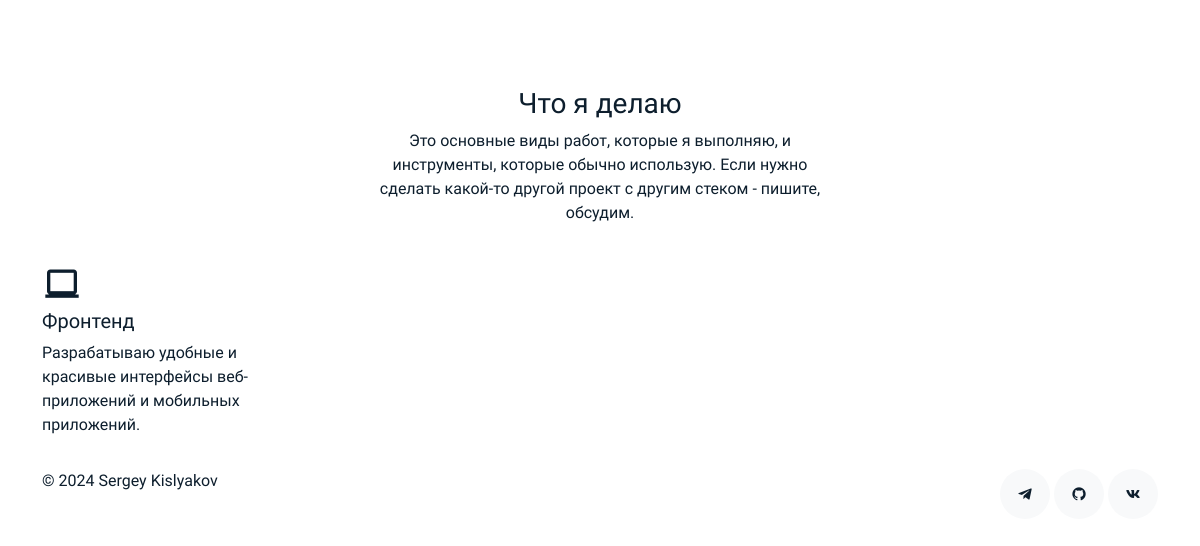
Before: / (lower part) with the older database file.
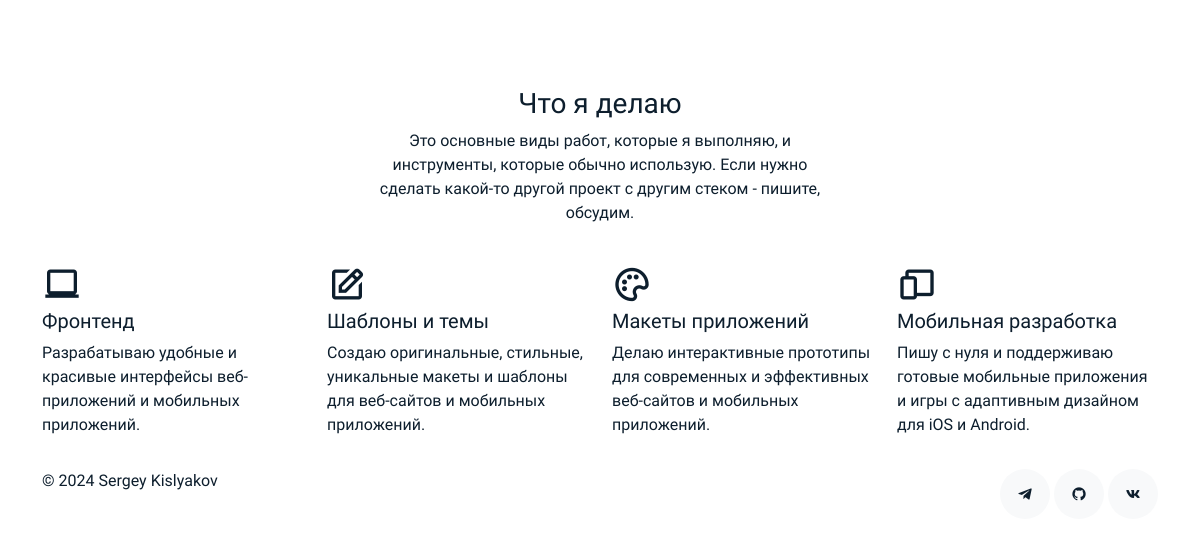
After: the same page with the newer database file.
### portfolio/models.py (models this page shows, shortened)
class Service(models.Model):
    name = models.CharField(max_length=25)
    icon = models.CharField(max_length=50)
    description = models.CharField(max_length=200)
    class Meta:
        ordering = ['id']
        verbose_name = 'Сервис'
        verbose_name_plural = 'Виды сервиса'

### portfolio/views.py (the view)
# urls.py: path('', index, name='index'),
def index(request):
    categories = Category.objects.all()
    works = Work.objects.all()
    services = Service.objects.all()
    testimonies = Testimony.objects.all()
    context = {
        'categories': categories,
        'works': works,
        'services': services,
        'testimonies': testimonies,
    }
    return render(request, "index.html", context)

### portfolio/models.py (called while the page is built)
    def __str__(self):
        return self.rusname

### templates/index.html (shortened to what this page needs)
{% extends 'base.html' %}
{% block content %}
    <section class="section site-portfolio">
        <div class="container">
            <div id="portfolio-grid" class="row no-gutter" data-aos-delay="200">
            </div>
        </div>
    </section>
    <section class="section services">
        <div class="container">
            <div class="row justify-content-center text-center mb-4">
                <div class="col-5">
                    <h3 class="h3 heading">Что я делаю</h3>
                    <p>Это основные виды работ, которые я выполняю, и инструменты, которые обычно использую. Если нужно сделать какой-то другой проект с другим стеком - пишите, обсудим.</p>
                </div>
            </div>
            <div class="row">
                {% for service in services %}
                    <div class="col-12 col-sm-6 col-md-6 col-lg-3">
                        <i class='{{ service.icon }}'></i>
                        <h5 class="mb-2">{{ service.name }}</h5>
                        <p>{{ service.description }}</p>
                    </div>
                {% endfor %}
            </div>
        </div>
    </section>
{% endblock content %}

Changed rows visible on the page:
added Service: name "Шаблоны и темы", description "Создаю оригинальные, стильные, уникальные макеты и шаблоны для веб-сайтов и мобильных приложений."
added Service: name "Макеты приложений", description "Делаю интерактивные прототипы для современных и эффективных веб-сайтов и мобильных приложений."
added Service: name "Мобильная разработка", description "Пишу с нуля и поддерживаю готовые мобильные приложения и игры с адаптивным дизайном для iOS и Android."
